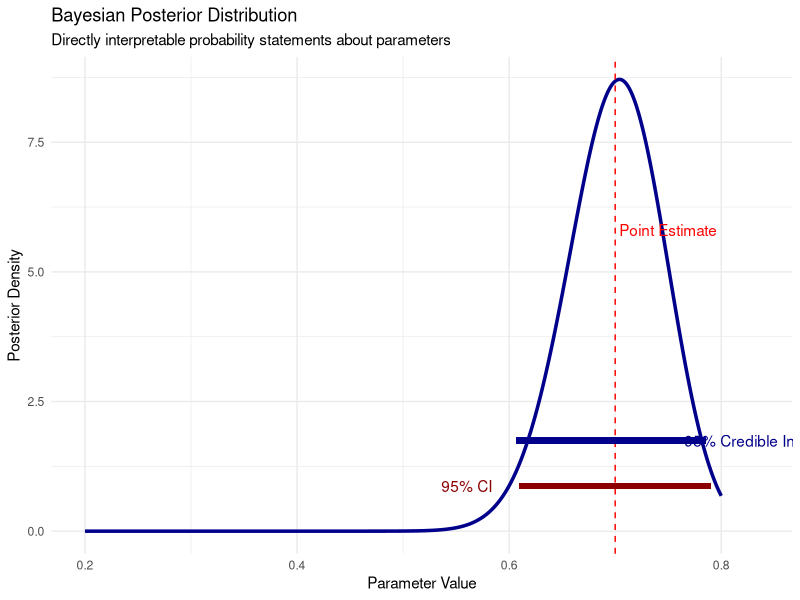
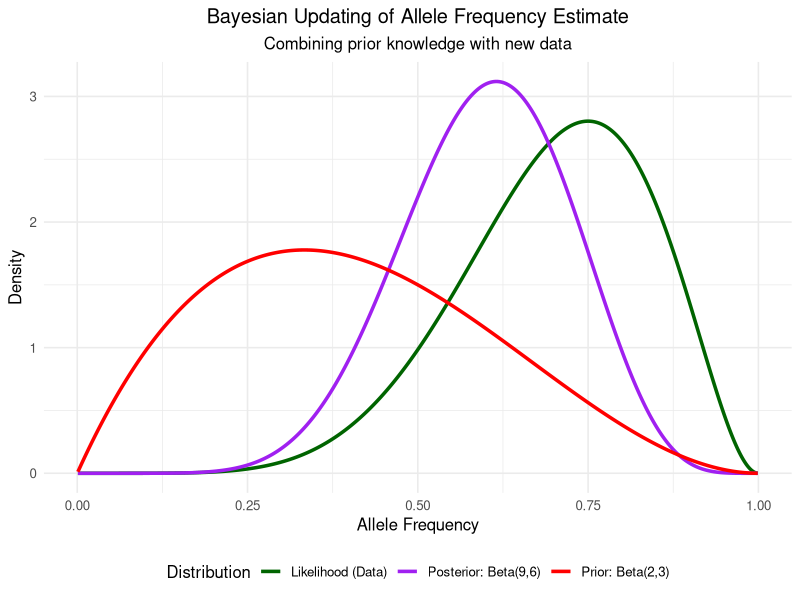
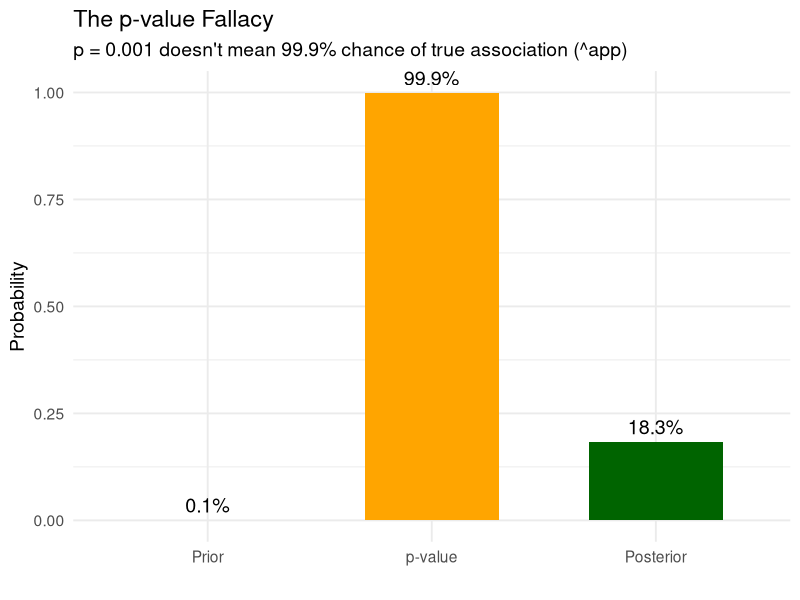
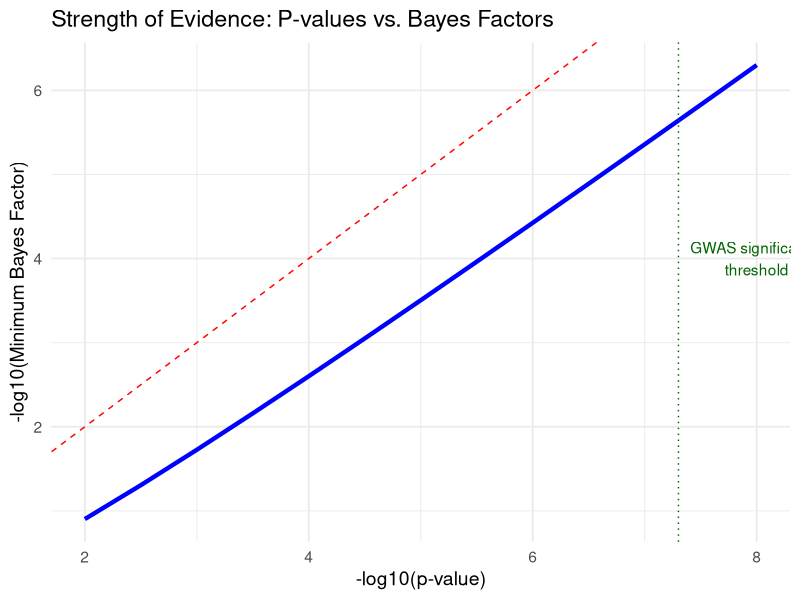
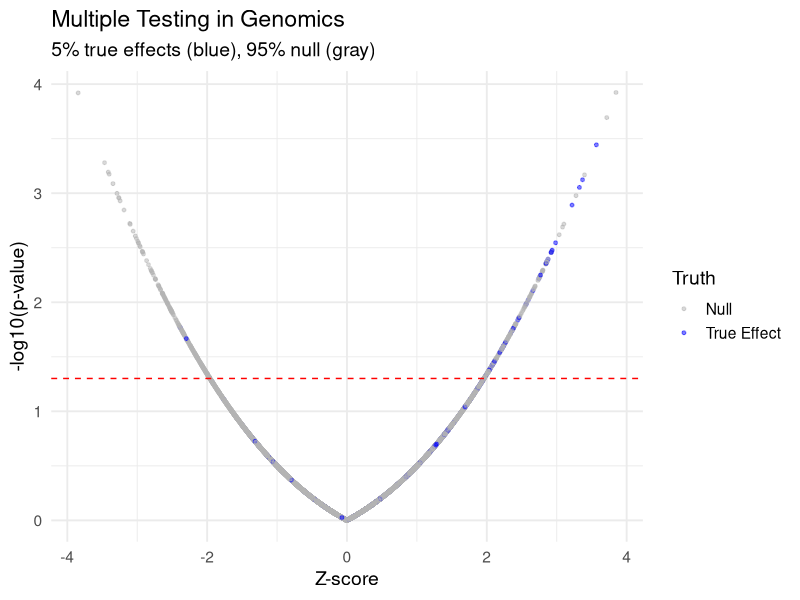
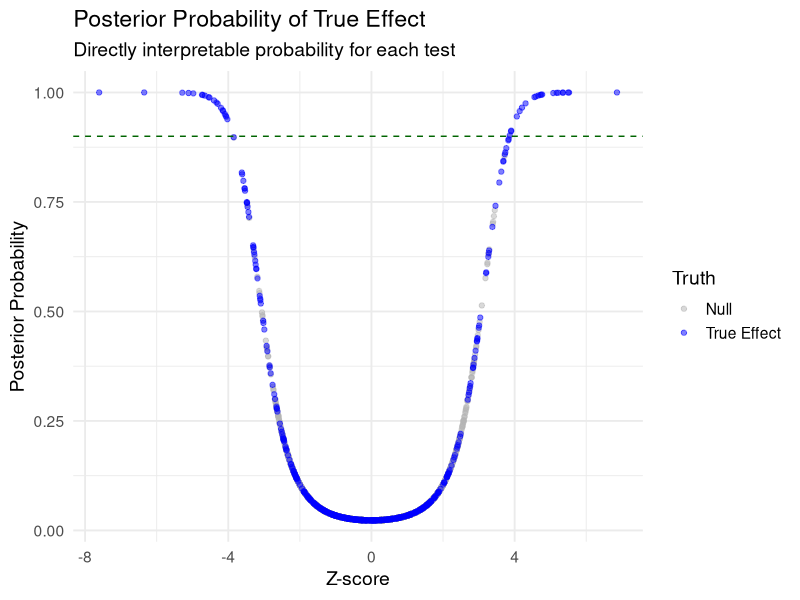
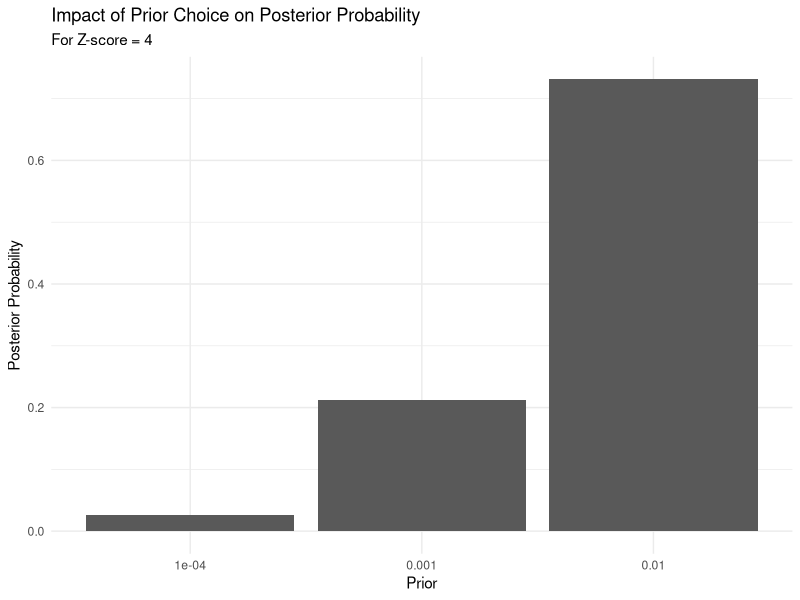
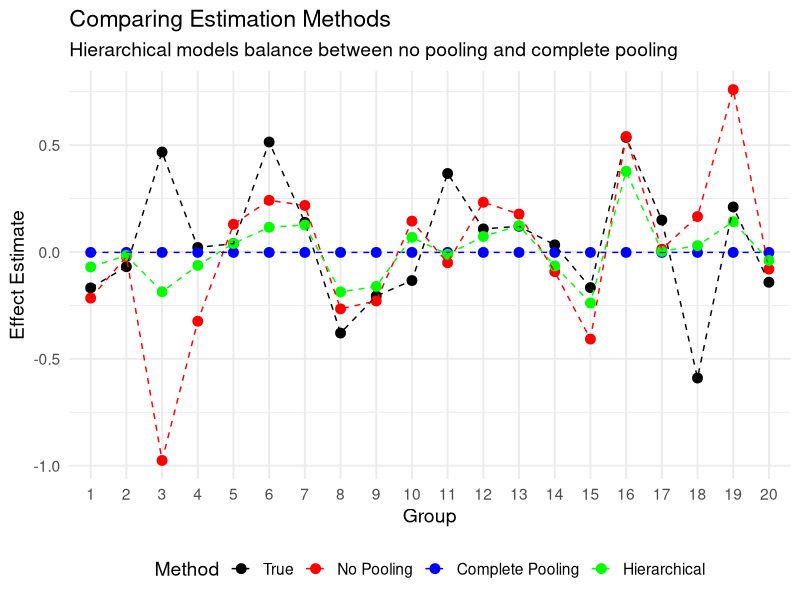

Generate these figures, in order, with R:
## ---- chunk 1
# Load necessary packages
library(tidyverse)
library(ggplot2)
library(reshape2)
library(viridis)
library(gtools)     # For Dirichlet distribution
library(gridExtra)  # For arranging plots

# Set a clean theme for all plots
theme_set(theme_minimal(base_size = 12) + 
          theme(plot.title = element_text(hjust = 0.5),
                plot.subtitle = element_text(hjust = 0.5)))

# Set seed for reproducibility
set.seed(42)
## ---- chunk 2
# Create example data for frequentist vs Bayesian comparison
x <- seq(0.2, 0.8, length = 1000)

# Bayesian posterior (beta distribution)
post_y <- dbeta(x, 70, 30)

# Create data frame for plotting
plot_data <- data.frame(
  x = x,
  y = post_y
)

# Point estimate
point_est <- 0.7
ci_lower <- 0.61
ci_upper <- 0.79
cred_lower <- qbeta(0.025, 70, 30)
cred_upper <- qbeta(0.975, 70, 30)

# Get maximum y value for annotation positioning
max_y_val <- max(plot_data$y)

# Plot
ggplot(plot_data, aes(x = x, y = y)) +
  geom_line(size = 1.2, color = "darkblue") +
  geom_vline(xintercept = point_est, color = "red", linetype = "dashed") +
  geom_segment(aes(x = ci_lower, xend = ci_upper, y = max_y_val/10, yend = max_y_val/10), 
               color = "darkred", size = 2) +
  geom_segment(aes(x = cred_lower, xend = cred_upper, y = max_y_val/5, yend = max_y_val/5), 
               color = "darkblue", size = 2) +
  annotate("text", x = point_est + 0.05, y = max_y_val/1.5, 
           label = "Point Estimate", color = "red") +
  annotate("text", x = ci_lower - 0.05, y = max_y_val/10, 
           label = "95% CI", color = "darkred") +
  annotate("text", x = cred_upper + 0.05, y = max_y_val/5, 
           label = "95% Credible Interval", color = "darkblue") +
  labs(title = "Bayesian Posterior Distribution",
       subtitle = "Directly interpretable probability statements about parameters",
       x = "Parameter Value", 
       y = "Posterior Density") +
  theme_minimal()
## ---- chunk 3
# Create data for three distributions
x <- seq(0.001, 0.999, length = 1000)
prior <- data.frame(x = x, y = dbeta(x, 2, 3), Distribution = "Prior: Beta(2,3)")
likelihood <- data.frame(x = x, y = dbeta(x, 7, 3), Distribution = "Likelihood (Data)")
posterior <- data.frame(x = x, y = dbeta(x, 9, 6), Distribution = "Posterior: Beta(9,6)")

# Combine data
all_distributions <- rbind(prior, likelihood, posterior)

# Plot all three distributions
ggplot(all_distributions, aes(x = x, y = y, color = Distribution)) +
  geom_line(size = 1.2) +
  scale_color_manual(values = c("darkgreen", "purple", "red")) +
  labs(title = "Bayesian Updating of Allele Frequency Estimate",
       subtitle = "Combining prior knowledge with new data",
       x = "Allele Frequency", 
       y = "Density") +
  theme(legend.position = "bottom")
## ---- chunk 4
# Parameters
prior_prob <- 1/1000  # Prior probability of true association
p_value <- 0.001      # Observed p-value

# Convert p-value to z-score
z <- qnorm(p_value/2, lower.tail = FALSE)

# Calculate Bayes factor (approximate)
bf <- exp(z^2/2)

# Calculate posterior probability
posterior <- (prior_prob * bf) / (prior_prob * bf + (1 - prior_prob))

# Create data for visualization
df <- data.frame(
  Stage = factor(c("Prior", "p-value", "Posterior"), 
                levels = c("Prior", "p-value", "Posterior")),
  Probability = c(prior_prob, 1-p_value, posterior),
  Label = c(paste0(round(prior_prob*100, 2), "%"), 
           paste0(round((1-p_value)*100, 1), "%"), 
           paste0(round(posterior*100, 1), "%"))
)

# Create plot
ggplot(df, aes(x = Stage, y = Probability)) +
  geom_bar(stat = "identity", fill = c("lightblue", "orange", "darkgreen"), width = 0.6) +
  geom_text(aes(label = Label), vjust = -0.5, size = 5) +
  ylim(0, 1) +
  labs(title = "The p-value Fallacy",
       subtitle = "p = 0.001 doesn't mean 99.9% chance of true association (^app)",
       x = "", y = "Probability") +
  theme_minimal(base_size = 14)
## ---- chunk 5
# Create data
p_values <- 10^seq(-8, -2, 0.5)
log10_p <- -log10(p_values)
min_bf <- -exp(1) * p_values * log(p_values)
log10_min_bf <- -log10(min_bf)

# Create plot data
plot_data <- data.frame(
  log10_p = log10_p,
  log10_min_bf = log10_min_bf
)

# Plot
ggplot(plot_data, aes(x = log10_p, y = log10_min_bf)) +
  geom_line(size = 1.5, color = "blue") +
  geom_abline(slope = 1, intercept = 0, linetype = "dashed", color = "red") +
  geom_vline(xintercept = -log10(5e-8), linetype = "dotted", color = "darkgreen") +
  annotate("text", x = 8, y = 4, label = "GWAS significance\nthreshold", color = "darkgreen") +
  labs(title = "Strength of Evidence: P-values vs. Bayes Factors",
       x = "-log10(p-value)",
       y = "-log10(Minimum Bayes Factor)") +
  theme_minimal(base_size = 14)
## ---- chunk 6
# Create illustration of multiple testing
set.seed(123)

# Parameters
n_tests <- 10000
pi1 <- 0.05  # Proportion of true effects
effect_size <- 0.5

# Generate true status
is_true <- rbinom(n_tests, 1, pi1)
n_true <- sum(is_true)

# Generate z-scores
z_scores <- rnorm(n_tests, mean = is_true * effect_size, sd = 1)
p_values <- 2 * pnorm(-abs(z_scores))

# Calculate posterior probabilities (simplified)
bf <- exp(0.5 * z_scores^2 * is_true)  # Simplified Bayes factor
post_prob <- (pi1 * bf) / (pi1 * bf + (1 - pi1))

# Apply Benjamini-Hochberg procedure
p_ordered <- order(p_values)
fdr_threshold <- 0.1
bh_significant <- rep(FALSE, n_tests)
for (i in 1:n_tests) {
  if (p_values[p_ordered[i]] <= fdr_threshold * i / n_tests) {
    bh_significant[p_ordered[i]] <- TRUE
  } else {
    break
  }
}

# Define high posterior probability
high_post <- post_prob > 0.9

# Create data for plotting
plot_data <- data.frame(
  z_score = z_scores,
  p_value = p_values,
  is_true = factor(is_true),
  bh_significant = factor(bh_significant),
  high_post = factor(high_post)
)

# Plot
library(ggplot2)
ggplot(plot_data, aes(x = z_score, y = -log10(p_value), color = is_true)) +
  geom_point(alpha = 0.5, size = 1) +
  geom_hline(yintercept = -log10(0.05), linetype = "dashed", color = "red") +
  scale_color_manual(values = c("0" = "gray70", "1" = "blue"),
                    labels = c("Null", "True Effect"),
                    name = "Truth") +
  labs(title = "Multiple Testing in Genomics",
       subtitle = paste0("5% true effects (blue), 95% null (gray)"),
       x = "Z-score", 
       y = "-log10(p-value)") +
  theme_minimal(base_size = 14)
## ---- chunk 7
# Simulate data
set.seed(123)
n_tests <- 10000
pi1 <- 0.05  # 5% true effects
sigma <- 2    # Effect size parameter

# Generate true and null effects separately
n_true <- round(n_tests * pi1)
n_null <- n_tests - n_true

# Null effects
z_null <- rnorm(n_null, 0, 1)
# True effects
z_true <- rnorm(n_true, 0, sqrt(1 + sigma^2))

# Calculate posterior probabilities for each
calc_post_prob <- function(z, pi1=0.05, sigma=2) {
  f0 <- dnorm(z, 0, 1)
  f1 <- dnorm(z, 0, sqrt(1 + sigma^2))
  bf <- f1/f0
  (pi1 * bf) / (pi1 * bf + (1-pi1))
}

# Create data frame
plot_data <- data.frame(
  z_score = c(z_null, z_true),
  is_true = factor(c(rep(0, n_null), rep(1, n_true))),
  post_prob = c(
    calc_post_prob(z_null),
    calc_post_prob(z_true)
  )
)

# Plot
ggplot(plot_data, aes(x = z_score, y = post_prob, color = is_true)) +
  geom_point(alpha = 0.5) +
  geom_hline(yintercept = 0.9, linetype = "dashed", color = "darkgreen") +
  scale_color_manual(values = c("0" = "gray70", "1" = "blue"),
                    labels = c("Null", "True Effect"),
                    name = "Truth") +
  labs(title = "Posterior Probability of True Effect",
       subtitle = "Directly interpretable probability for each test",
       x = "Z-score", 
       y = "Posterior Probability") +
  theme_minimal(base_size = 14)
## ---- chunk 8
# Parameters
z = 4
prior = 1/1000
sigma2 = 4

# Likelihoods
null_like = dnorm(z, 0, 1)         # = 0.0001334
alt_like = dnorm(z, 0, sqrt(1+4))  # = 0.0037

# Bayes Factor
BF = alt_like/null_like            # ≈ 27.7

# Posterior
post_odds = BF * prior/(1-prior)   # ≈ 0.0277
post_prob = post_odds/(1+post_odds) # ≈ 0.027 (2.7%)
## ---- chunk 9
# Function to calculate posterior for different priors
calc_posterior <- function(z, prior, sigma2) {
  null_like = dnorm(z, 0, 1)
  alt_like = dnorm(z, 0, sqrt(1+sigma2))
  BF = alt_like/null_like
  post_odds = BF * prior/(1-prior)
  post_odds/(1+post_odds)
}

# Compare different priors
priors = c(1/10000, 1/1000, 1/100)
z = 4
results = sapply(priors, function(p) calc_posterior(z, p, 4))

# Plot results
ggplot() +
  geom_col(aes(x=factor(priors), y=results)) +
  labs(x="Prior", y="Posterior Probability",
       title="Impact of Prior Choice on Posterior Probability",
       subtitle="For Z-score = 4") +
  theme_minimal()
## ---- chunk 10
# Create example data for three approaches
set.seed(123)

# Number of groups
n_groups <- 20
true_effects <- rnorm(n_groups, 0, 0.3)  # True underlying effects
sample_sizes <- sample(c(5, 10, 20, 30, 50), n_groups, replace = TRUE)  # Sample sizes per group

# Generate observed data
observed_effects <- rnorm(n_groups, true_effects, 1/sqrt(sample_sizes))
observed_se <- 1/sqrt(sample_sizes)

# Calculate estimates under different approaches
# 1. No pooling (MLE)
no_pooling <- observed_effects

# 2. Complete pooling
complete_pooling <- rep(mean(observed_effects), n_groups)

# 3. Partial pooling (simplified hierarchical model)
# Estimate variance components
tau_sq <- max(0, var(observed_effects) - mean(1/sample_sizes))
shrinkage_factor <- tau_sq / (tau_sq + 1/sample_sizes)
partial_pooling <- complete_pooling + shrinkage_factor * (observed_effects - complete_pooling)

# Create data frame for plotting
plot_data <- data.frame(
  Group = factor(rep(1:n_groups, 4)),
  Estimate = c(true_effects, no_pooling, complete_pooling, partial_pooling),
  Method = factor(rep(c("True", "No Pooling", "Complete Pooling", "Hierarchical"), each = n_groups),
                levels = c("True", "No Pooling", "Complete Pooling", "Hierarchical"))
)

# Plot
library(ggplot2)
ggplot(plot_data, aes(x = Group, y = Estimate, color = Method, group = Method)) +
  geom_point(size = 3) +
  geom_line(linetype = "dashed") +
  scale_color_manual(values = c("True" = "black", "No Pooling" = "red", "Complete Pooling" = "blue", "Hierarchical" = "green")) +
  labs(title = "Comparing Estimation Methods",
       subtitle = "Hierarchical models balance between no pooling and complete pooling",
       x = "Group", y = "Effect Estimate") +
  theme_minimal(base_size = 14) +
  theme(legend.position = "bottom")
## ---- chunk 11
#| fig-height: 5
# Create a function to generate conjugate updating visualization
plot_conjugate_updating <- function() {
  # Initial prior
  alpha0 <- 2
  beta0 <- 8
  
  # Data observations (success/failure)
  data <- c(1, 1, 0, 1, 1, 0, 1, 1, 1, 0)
  
  # Create sequence for plotting
  x <- seq(0, 1, length.out = 200)
  
  # Initialize data frame for plotting
  plot_data <- data.frame()
  
  # Initial prior
  prior_y <- dbeta(x, alpha0, beta0)
  plot_data <- rbind(plot_data, data.frame(
    x = x, y = prior_y, 
    step = 0, 
    label = paste0("Prior: Beta(", alpha0, ",", beta0, ")")
  ))
  
  # Update step by step
  alpha <- alpha0
  beta <- beta0
  
  for (i in 1:length(data)) {
    # Update parameters
    if (data[i] == 1) {
      alpha <- alpha + 1
    } else {
      beta <- beta + 1
    }
    
    # Only plot a subset of steps for clarity
    if (i %in% c(1, 3, 5, 10)) {
      posterior_y <- dbeta(x, alpha, beta)
      plot_data <- rbind(plot_data, data.frame(
        x = x, y = posterior_y, 
        step = i, 
        label = paste0("After ", i, " observations: Beta(", alpha, ",", beta, ")")
      ))
    }
  }
  
  # Convert step to factor for proper ordering
  plot_data$step <- factor(plot_data$step, levels = c(0, 1, 3, 5, 10))
  
  # Create plot
  ggplot(plot_data, aes(x = x, y = y, color = step, group = step)) +
    geom_line(size = 1.2) +
    scale_color_brewer(palette = "Set1", 
                      name = "Update Step",
                      labels = c("Prior", "After 1 obs", "After 3 obs", 
                                "After 5 obs", "After 10 obs")) +
    labs(title = "Sequential Updating with Conjugate Prior",
         subtitle = "Beta-Binomial conjugacy for allele frequency estimation",
         x = "Allele Frequency", 
         y = "Density") +
    theme(legend.position = "bottom")
}

# Generate the plot
plot_conjugate_updating()
## ---- chunk 12
#| fig-height: 5
# Create a visualization of Beta-Binomial for allele frequencies
set.seed(123)

# Parameters
true_af <- 0.3
n_samples <- 20
n_reads_per_sample <- 30

# Generate data
genotypes <- rbinom(n_samples, 2, true_af)
read_counts <- rbinom(n_samples, n_reads_per_sample, genotypes/2)
total_alt <- sum(read_counts)
total_reads <- n_samples * n_reads_per_sample

# Create data for plotting
x <- seq(0, 1, length.out = 200)

# Different priors
priors <- list(
  "Flat" = c(1, 1),
  "Informative" = c(10, 20),
  "Incorrect" = c(20, 5)
)

# Create data frame for plotting
plot_data <- data.frame()

for (prior_name in names(priors)) {
  prior_params <- priors[[prior_name]]
  alpha_prior <- prior_params[1]
  beta_prior <- prior_params[2]
  
  # Prior
  prior_y <- dbeta(x, alpha_prior, beta_prior)
  
  # Posterior
  alpha_post <- alpha_prior + total_alt
  beta_post <- beta_prior + total_reads - total_alt
  posterior_y <- dbeta(x, alpha_post, beta_post)
  
  # Add to data frame
  plot_data <- rbind(plot_data, 
                    data.frame(
                      x = x,
                      y = prior_y,
                      Distribution = "Prior",
                      Prior = prior_name
                    ),
                    data.frame(
                      x = x,
                      y = posterior_y,
                      Distribution = "Posterior",
                      Prior = prior_name
                    ))
}

# Add true value line
plot_data$Distribution <- factor(plot_data$Distribution, 
                               levels = c("Prior", "Posterior"))

# Create plot
ggplot(plot_data, aes(x = x, y = y, color = Distribution, linetype = Prior)) +
  geom_line(size = 1.2) +
  geom_vline(xintercept = true_af, linetype = "dashed", color = "black") +
  scale_color_manual(values = c("Prior" = "blue", "Posterior" = "red")) +
  labs(title = "Beta-Binomial for Allele Frequency Estimation",
       subtitle = paste0("True AF = ", true_af, ", Observed = ", round(total_alt/total_reads, 3)),
       x = "Allele Frequency", 
       y = "Density") +
  theme(legend.position = "bottom")
## ---- chunk 13
#| fig-height: 5
# Create a visualization of Dirichlet-Multinomial
set.seed(234)

# Function to generate random points from a Dirichlet distribution
rdirichlet_2d <- function(n, alpha) {
  x <- rgamma(n, alpha[1], 1)
  y <- rgamma(n, alpha[2], 1)
  z <- rgamma(n, alpha[3], 1)
  s <- x + y + z
  return(data.frame(x = x/s, y = y/s, z = z/s))
}

# Parameters
prior_alpha <- c(2, 2, 2)  # Symmetric prior
true_props <- c(0.6, 0.3, 0.1)  # True proportions
n_samples <- 50

# Generate data
counts <- rmultinom(1, n_samples, true_props)

# Calculate posterior
posterior_alpha <- prior_alpha + counts

# Generate points for visualization
n_points <- 1000
prior_points <- rdirichlet_2d(n_points, prior_alpha)
posterior_points <- rdirichlet_2d(n_points, posterior_alpha)

# Combine data
prior_points$Distribution <- "Prior"
posterior_points$Distribution <- "Posterior"
all_points <- rbind(prior_points, posterior_points)

# Create ternary plot data
# We'll use a 2D projection since ggtern might not be available
project_ternary <- function(df) {
  # Convert to 2D coordinates
  df$X <- 0.5 * (2 * df$y + df$z) / (df$x + df$y + df$z)
  df$Y <- (sqrt(3)/2) * df$z / (df$x + df$y + df$z)
  return(df)
}

plot_data <- project_ternary(all_points)

# Add true value
true_point <- data.frame(x = true_props[1], y = true_props[2], z = true_props[3],
                        Distribution = "True Value")
true_point <- project_ternary(true_point)

# Create plot
ggplot(plot_data, aes(x = X, y = Y, color = Distribution)) +
  geom_point(alpha = 0.3, size = 1) +
  geom_point(data = true_point, color = "black", size = 5, shape = 8) +
  scale_color_manual(values = c("Prior" = "blue", "Posterior" = "red", "True Value" = "black")) +
  labs(title = "Dirichlet-Multinomial for Multiple Alleles",
       subtitle = paste0("Prior: Dirichlet(", paste(prior_alpha, collapse = ","), 
                       "), Counts: ", paste(counts, collapse = ",")),
       x = "", y = "") +
  theme(legend.position = "bottom",
        axis.text = element_blank(),
        axis.ticks = element_blank()) +
  annotate("text", x = 0, y = 0, label = "A") +
  annotate("text", x = 1, y = 0, label = "B") +
  annotate("text", x = 0.5, y = sqrt(3)/2, label = "C")
## ---- chunk 14
#| fig-height: 6
# Create a simple mixture model visualization
set.seed(123)

# Define mixture parameters
means <- c(-2.5, 1.5)
sds <- c(0.7, 1.2)
weights <- c(0.4, 0.6)

# Generate data from mixture
n_samples <- 1000
component <- sample(1:2, n_samples, replace = TRUE, prob = weights)
x <- rnorm(n_samples, mean = means[component], sd = sds[component])

# Create data frame for histogram
hist_data <- data.frame(x = x, component = factor(component))

# Create data for component densities
x_seq <- seq(-6, 6, length.out = 500)
comp1_density <- weights[1] * dnorm(x_seq, mean = means[1], sd = sds[1])
comp2_density <- weights[2] * dnorm(x_seq, mean = means[2], sd = sds[2])
mixture_density <- comp1_density + comp2_density

density_data <- data.frame(
  x = rep(x_seq, 3),
  y = c(comp1_density, comp2_density, mixture_density),
  Component = factor(rep(c("Component 1", "Component 2", "Mixture"), each = length(x_seq)))
)

# Create plot
ggplot() +
  geom_histogram(data = hist_data, aes(x = x, y = after_stat(density), fill = component), 
                bins = 50, alpha = 0.5, position = "identity") +
  geom_line(data = density_data, aes(x = x, y = y, color = Component), size = 1.2) +
  scale_fill_manual(values = c("lightblue", "lightgreen"), name = "True Component") +
  scale_color_manual(values = c("blue", "darkgreen", "red")) +
  labs(title = "Gaussian Mixture Model",
       subtitle = "Two underlying subpopulations create a complex distribution",
       x = "Value", 
       y = "Density") +
  theme(legend.position = "bottom")
## ---- chunk 15
#| fig-height: 6
# Simplified EM visualization
set.seed(789)

# Generate data from a mixture of two Gaussians
n <- 200
true_means <- c(-2, 2)
true_sds <- c(0.8, 0.8)
true_weights <- c(0.4, 0.6)

z <- sample(1:2, n, replace = TRUE, prob = true_weights)
x <- rnorm(n, mean = true_means[z], sd = true_sds[z])

# Create data for visualization
iterations <- c("Initial", "Iteration 1", "Iteration 3", "Final")
means1 <- c(-1, -1.5, -1.8, -2.0)
means2 <- c(1, 1.4, 1.8, 2.0)
sds1 <- c(1.2, 1.0, 0.9, 0.8)
sds2 <- c(1.2, 1.0, 0.9, 0.8)
weights1 <- c(0.5, 0.45, 0.42, 0.4)
weights2 <- c(0.5, 0.55, 0.58, 0.6)

# Create data frame for plotting
plot_data <- data.frame()
x_seq <- seq(-5, 5, length.out = 200)

for (i in 1:length(iterations)) {
  # Component 1
  comp1 <- data.frame(
    x = x_seq,
    y = weights1[i] * dnorm(x_seq, mean = means1[i], sd = sds1[i]),
    Component = "Component 1",
    Iteration = iterations[i]
  )
  
  # Component 2
  comp2 <- data.frame(
    x = x_seq,
    y = weights2[i] * dnorm(x_seq, mean = means2[i], sd = sds2[i]),
    Component = "Component 2",
    Iteration = iterations[i]
  )
  
  # Mixture
  mixture <- data.frame(
    x = x_seq,
    y = comp1$y + comp2$y,
    Component = "Mixture",
    Iteration = iterations[i]
  )
  
  plot_data <- rbind(plot_data, comp1, comp2, mixture)
}

# Create histogram data
hist_data <- data.frame(x = x, Iteration = "Data")

# Create plot
ggplot() +
  # Add histogram for data
  geom_histogram(data = hist_data, aes(x = x, y = after_stat(density)), 
                bins = 30, fill = "gray80", color = "black", alpha = 0.5) +
  # Add component and mixture densities
  geom_line(data = plot_data, 
           aes(x = x, y = y, color = Component, group = interaction(Component, Iteration)),
           size = 1) +
  # Facet by iteration
  facet_wrap(~ Iteration, ncol = 2) +
  # Customize colors
  scale_color_manual(values = c("Component 1" = "blue", "Component 2" = "green", "Mixture" = "red")) +
  # Add labels
  labs(title = "EM Algorithm Convergence",
       subtitle = "Mixture model fit improves with each iteration",
       x = "Value", 
       y = "Density") +
  theme_minimal() +
  theme(legend.position = "bottom")
## ---- chunk 16
#| fig-height: 6
# Create a visualization of population structure
set.seed(456)

# Number of individuals and populations
n_ind <- 60
n_pop <- 3

# Create admixture proportions
# First 20 individuals mostly from pop1, etc.
admixture <- matrix(0, nrow = n_ind, ncol = n_pop)
for (i in 1:n_ind) {
  if (i <= 20) {
    admixture[i,] <- c(0.8, 0.1, 0.1) + rnorm(3, 0, 0.05)
  } else if (i <= 40) {
    admixture[i,] <- c(0.1, 0.8, 0.1) + rnorm(3, 0, 0.05)
  } else {
    admixture[i,] <- c(0.1, 0.1, 0.8) + rnorm(3, 0, 0.05)
  }
  # Ensure proportions are positive and sum to 1
  admixture[i,] <- pmax(admixture[i,], 0)
  admixture[i,] <- admixture[i,] / sum(admixture[i,])
}

# Create data frame for plotting
admix_df <- data.frame(
  Individual = rep(1:n_ind, n_pop),
  Population = factor(rep(paste0("Pop", 1:n_pop), each = n_ind)),
  Proportion = c(admixture)
)

# Create barplot
ggplot(admix_df, aes(x = Individual, y = Proportion, fill = Population)) +
  geom_col(width = 1) +
  scale_fill_brewer(palette = "Set1") +
  labs(title = "Population Structure as a Mixture Model",
       subtitle = "Each individual is a mixture of ancestral populations",
       x = "Individual", 
       y = "Ancestry Proportion") +
  theme(axis.text.x = element_blank(),
        axis.ticks.x = element_blank())
## ---- chunk 17
#| fig-height: 6
#| fig-width: 6
#| echo: false
#| warning: false
#| message: false

library(ggplot2)
library(viridis)
library(patchwork)

set.seed(567)

n_ind <- 100
n_pop <- 3
n_markers <- 20

pop_freqs <- matrix(rbeta(n_pop * n_markers, 0.5, 0.5), nrow = n_pop)

# Create ancestry proportions
q <- matrix(0, nrow = n_ind, ncol = n_pop)
q[1:40, 1] <- rbeta(40, 10, 1)
q[41:70, 2] <- rbeta(30, 10, 1)
q[71:100, 3] <- rbeta(30, 10, 1)
q <- t(apply(q + 0.05, 1, function(x) x / sum(x)))

# Dataframes
q_df <- data.frame(
  Individual = rep(1:n_ind, n_pop),
  Population = factor(rep(paste0("Pop", 1:n_pop), each = n_ind)),
  Proportion = as.vector(q)
)

freq_df <- data.frame(
  Population = factor(rep(paste0("Pop", 1:n_pop), each = n_markers)),
  Marker = factor(rep(paste0("M", 1:n_markers), times = n_pop)),
  Frequency = c(pop_freqs)
)

# Plots
p1 <- ggplot(q_df, aes(x = Individual, y = Population, fill = Proportion)) +
  geom_tile() +
  scale_fill_viridis() +
  labs(title = "Ancestry Proportions",
       subtitle = "Each individual's genetic ancestry",
       x = "Individual", y = "Ancestral Population") +
  theme_minimal(base_size = 10) +
  theme(axis.text.x = element_blank(), axis.ticks.x = element_blank())

p2 <- ggplot(freq_df, aes(x = Marker, y = Population, fill = Frequency)) +
  geom_tile() +
  scale_fill_viridis() +
  labs(title = "Population Allele Frequencies",
       subtitle = "Each population's genetic profile",
       x = "Genetic Marker", y = "Ancestral Population") +
  theme_minimal(base_size = 10)

p1 / p2  # patchwork layout
## ---- chunk 18
# Create visualization of effect size mixtures
set.seed(789)

# Parameters
n_variants <- 500
pi0 <- 0.95  # Proportion of null effects

# Generate true effects
is_null <- rbinom(n_variants, 1, pi0)
true_effects <- rep(0, n_variants)
true_effects[is_null == 0] <- rnorm(sum(is_null == 0), 0, 0.5)

# Add noise to create observed effects
observed_effects <- true_effects + rnorm(n_variants, 0, 0.2)

# Create data frame for plotting
effect_df <- data.frame(
  Variant = 1:n_variants,
  TrueEffect = true_effects,
  ObservedEffect = observed_effects,
  IsNull = factor(is_null)
)

# Plot
ggplot(effect_df, aes(x = ObservedEffect, fill = IsNull)) +
  geom_histogram(bins = 40, alpha = 0.7, position = "identity") +
  scale_fill_manual(values = c("red", "gray70"), 
                   labels = c("Causal", "Null"),
                   name = "Variant Type") +
  labs(title = "Mixture of Effect Sizes in GWAS",
       subtitle = "Most variants have no effect (null)",
       x = "Observed Effect Size", 
       y = "Count") +
  theme_minimal() +
  theme(legend.position = "bottom")
## ---- chunk 19
#| fig-height: 6
# Create a visualization of multivariate effects
set.seed(345)

# Parameters
n_effects <- 200
n_conditions <- 4

# Create different effect patterns
patterns <- list(
  "Shared" = rep(1, n_conditions),
  "Condition1" = c(1, 0, 0, 0),
  "Condition2" = c(0, 1, 0, 0),
  "Conditions1&2" = c(1, 1, 0, 0),
  "Conditions3&4" = c(0, 0, 1, 1)
)

# Assign effects to patterns
n_per_pattern <- n_effects / length(patterns)
true_effects <- matrix(0, nrow = n_effects, ncol = n_conditions)
colnames(true_effects) <- paste0("Condition", 1:n_conditions)

current_idx <- 1
for (p in 1:length(patterns)) {
  pattern_name <- names(patterns)[p]
  pattern <- patterns[[p]]
  
  for (i in 1:n_per_pattern) {
    effect_size <- rnorm(1, 0, 0.5)
    true_effects[current_idx, ] <- pattern * effect_size
    current_idx <- current_idx + 1
  }
}

# Add noise to create observed effects
observed_effects <- true_effects + matrix(rnorm(n_effects * n_conditions, 0, 0.2),
                                        nrow = n_effects)

# Select a few examples for visualization
example_indices <- c(5, 45, 85, 125, 165)  # One from each pattern
example_data <- data.frame(
  Effect = rep(paste0("Effect", example_indices), each = n_conditions),
  Condition = rep(paste0("Condition", 1:n_conditions), times = length(example_indices)),
  TrueEffect = c(t(true_effects[example_indices, ])),
  ObservedEffect = c(t(observed_effects[example_indices, ]))
)

# Reshape for plotting
example_long <- reshape2::melt(example_data, 
                             id.vars = c("Effect", "Condition"),
                             variable.name = "EffectType",
                             value.name = "Value")

# Create plot
ggplot(example_long, aes(x = Condition, y = Value, color = EffectType, group = EffectType)) +
  geom_point(size = 3) +
  geom_line(size = 1) +
  facet_wrap(~ Effect, ncol = 3) +
  scale_color_manual(values = c("TrueEffect" = "blue", "ObservedEffect" = "red"),
                    labels = c("True Effect", "Observed Effect")) +
  labs(title = "Multivariate Effect Patterns",
       subtitle = "mash identifies and leverages these patterns",
       x = "", 
       y = "Effect Size",
       color = "") +
  theme(legend.position = "bottom")
## ---- chunk 20
#| fig-height: 6
# Create a visualization of Bayesian meta-analysis
set.seed(678)

# Parameters
n_studies <- 8
true_effect <- 0.3
heterogeneity <- 0.1

# Generate study-specific effects
study_effects <- rnorm(n_studies, true_effect, heterogeneity)

# Make one study an outlier
study_effects[n_studies] <- -0.2

# Generate observed effects and standard errors
sample_sizes <- round(runif(n_studies, 100, 500))
standard_errors <- 1 / sqrt(sample_sizes)
observed_effects <- rnorm(n_studies, study_effects, standard_errors)

# Create data frame for forest plot
meta_df <- data.frame(
  Study = paste0("Study ", 1:n_studies),
  Effect = observed_effects,
  SE = standard_errors,
  LowerCI = observed_effects - 1.96 * standard_errors,
  UpperCI = observed_effects + 1.96 * standard_errors
)

# Add meta-analysis results
# 1. Fixed effects
fixed_weights <- 1 / standard_errors^2
fixed_effect <- sum(fixed_weights * observed_effects) / sum(fixed_weights)
fixed_se <- sqrt(1 / sum(fixed_weights))

# 2. Random effects (simplified)
tau2 <- max(0, (sum(fixed_weights * (observed_effects - fixed_effect)^2) - (n_studies - 1)) / 
             (sum(fixed_weights) - sum(fixed_weights^2) / sum(fixed_weights)))
random_weights <- 1 / (standard_errors^2 + tau2)
random_effect <- sum(random_weights * observed_effects) / sum(random_weights)
random_se <- sqrt(1 / sum(random_weights))

# 3. Bayesian robust (simplified - downweights outliers)
robust_weights <- 1 / (standard_errors^2 + tau2 + 0.1 * (observed_effects - random_effect)^2)
robust_effect <- sum(robust_weights * observed_effects) / sum(robust_weights)
robust_se <- sqrt(1 / sum(robust_weights))

# Add to data frame
meta_results <- data.frame(
  Study = c("Fixed Effects", "Random Effects", "Bayesian Robust"),
  Effect = c(fixed_effect, random_effect, robust_effect),
  SE = c(fixed_se, random_se, robust_se),
  LowerCI = c(fixed_effect - 1.96 * fixed_se, 
             random_effect - 1.96 * random_se,
             robust_effect - 1.96 * robust_se),
  UpperCI = c(fixed_effect + 1.96 * fixed_se, 
             random_effect + 1.96 * random_se,
             robust_effect + 1.96 * robust_se)
)

# Combine data
plot_df <- rbind(
  meta_df,
  meta_results
)

# Add a grouping variable
plot_df$Group <- ifelse(plot_df$Study %in% meta_results$Study, "Meta-Analysis", "Individual Studies")
plot_df$Group <- factor(plot_df$Group, levels = c("Individual Studies", "Meta-Analysis"))

# Order studies
plot_df$Study <- factor(plot_df$Study, 
                      levels = c(paste0("Study ", 1:n_studies), "Fixed Effects", "Random Effects", "Bayesian Robust"))

# Create forest plot
ggplot(plot_df, aes(x = Effect, y = Study, color = Group)) +
  geom_vline(xintercept = 0, linetype = "dashed", color = "gray") +
  geom_vline(xintercept = true_effect, linetype = "dotted", color = "darkgreen") +
  geom_point(aes(size = 1/SE)) +
  geom_errorbarh(aes(xmin = LowerCI, xmax = UpperCI), height = 0.2) +
  scale_color_manual(values = c("Individual Studies" = "blue", "Meta-Analysis" = "red")) +
  scale_size_continuous(guide = "none") +
  labs(title = "Bayesian Meta-Analysis",
       subtitle = "Green dotted line shows true effect; note how Bayesian robust method handles outlier",
       x = "Effect Size", 
       y = "") +
  theme(legend.position = "bottom")
## ---- chunk 21
# Simulate an adaptive trial
set.seed(42)

# Parameters
true_effect <- 0.15  # 15% improvement
max_patients <- 500
interim_points <- seq(100, max_patients, by = 100)
success_threshold <- 0.95

# Generate mock data and posterior probabilities
patients <- seq(10, max_patients, by = 10)
superiority_probs <- c(0.51, 0.55, 0.60, 0.64, 0.67, 0.70, 
                      0.73, 0.75, 0.78, 0.80, 0.82, 0.84,
                      0.85, 0.87, 0.88, 0.89, 0.90, 0.91,
                      0.92, 0.93, 0.94, 0.94, 0.95, 0.95,
                      0.96, 0.96, 0.97, 0.97, 0.97, 0.97,
                      0.97, 0.98, 0.98, 0.98, 0.98, 0.98,
                      0.98, 0.98, 0.98, 0.98, 0.99, 0.99,
                      0.99, 0.99, 0.99, 0.99, 0.99, 0.99, 0.99, 0.99)

# Plot
plot(patients, superiority_probs, type="l", lwd=2, col="blue",
     main="Bayesian Adaptive Trial Simulation",
     xlab="Number of Patients Enrolled",
     ylab="P(Treatment > Control)",
     ylim=c(0.5, 1))
abline(h=success_threshold, lty=2, col="red")
text(max_patients*0.8, success_threshold+0.02, 
     "Superiority Threshold (95%)", col="red")

# Mark stopping point
stopping_point <- min(which(superiority_probs >= success_threshold))
points(patients[stopping_point], superiority_probs[stopping_point], 
       col="green", pch=19, cex=2)
text(patients[stopping_point]+50, superiority_probs[stopping_point], 
     paste("Trial stops after", patients[stopping_point], "patients"))
## ---- chunk 22
#| fig-height: 6
# Create a visualization of Bayesian fine-mapping
set.seed(456)

# Parameters
n_snps <- 50
causal_idx <- 25

# Create correlation structure (LD)
pos <- 1:n_snps
ld_matrix <- exp(-abs(outer(pos, pos, "-")) / 10)

# Generate true effects (only one causal variant)
true_effects <- rep(0, n_snps)
true_effects[causal_idx] <- 0.5

# Generate observed effects based on LD
observed_effects <- as.vector(ld_matrix %*% true_effects + rnorm(n_snps, 0, 0.1))

# Calculate p-values
p_values <- 2 * pnorm(-abs(observed_effects))

# Calculate Bayes factors (simplified)
bayes_factors <- exp(observed_effects^2 / 2)

# Calculate posterior probabilities (assuming 1/n_snps prior)
prior <- 1/n_snps
posterior_probs <- (prior * bayes_factors) / sum(prior * bayes_factors)

# Create data frame for plotting
fine_map_df <- data.frame(
  SNP = 1:n_snps,
  Position = pos,
  ObservedEffect = observed_effects,
  PValue = p_values,
  PosteriorProb = posterior_probs,
  Causal = (1:n_snps == causal_idx)
)

# Calculate 95% credible set
sorted_idx <- order(posterior_probs, decreasing = TRUE)
cumulative_prob <- cumsum(posterior_probs[sorted_idx])
credible_set <- sorted_idx[cumulative_prob <= 0.95]
fine_map_df$InCredibleSet <- (1:n_snps %in% credible_set)

# Create plot
ggplot(fine_map_df, aes(x = Position)) +
  geom_point(aes(y = -log10(PValue), color = "P-value"), size = 3, alpha = 0.7) +
  geom_point(aes(y = PosteriorProb * 10, color = "Posterior"), size = 3, alpha = 0.7) +
  geom_vline(xintercept = pos[causal_idx], linetype = "dashed", color = "red") +
  geom_rect(data = subset(fine_map_df, InCredibleSet),
            aes(xmin = Position - 0.4, xmax = Position + 0.4, 
                ymin = 0, ymax = -0.2),
            fill = "darkgreen", alpha = 0.3) +
  scale_color_manual(values = c("P-value" = "blue", "Posterior" = "darkgreen"),
                    name = "Measure") +
  scale_y_continuous(
    name = "-log10(p-value)",
    sec.axis = sec_axis(~./10, name = "Posterior Probability")
  ) +
  annotate("text", x = n_snps * 0.8, y = 1, 
           label = "95% Credible Set", color = "darkgreen") +
  labs(title = "Bayesian Fine-Mapping vs. P-values",
       subtitle = "Green bars indicate 95% credible set; red line is true causal variant",
       x = "Genomic Position") +
  theme_minimal() +
  theme(legend.position = "bottom")
